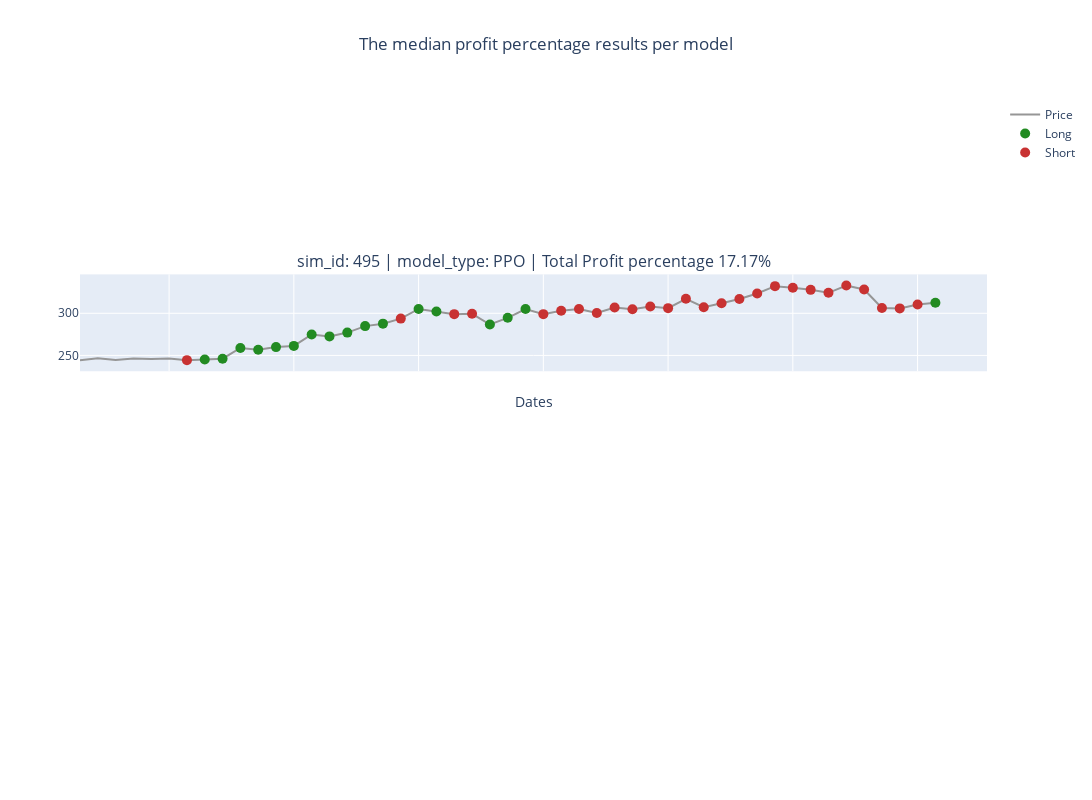

Notebook source saved alongside this figure:
### Code cell
plot_robot_actions_all_models(config_file_name_without_extension, "", median_sim_id_PPO, "", "")
